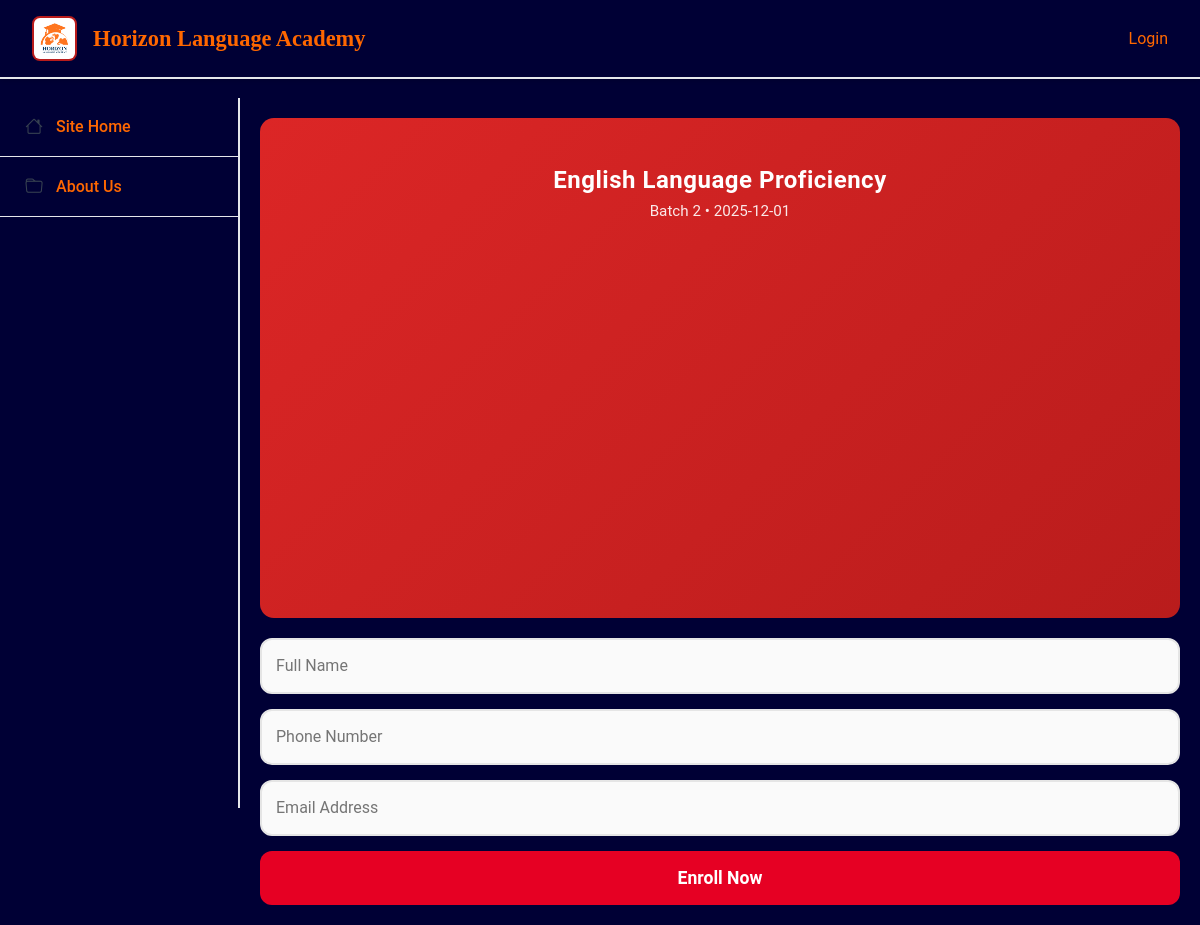
/enroll_now.php?batch_id=B004, run on an earlier commit of the app's database.
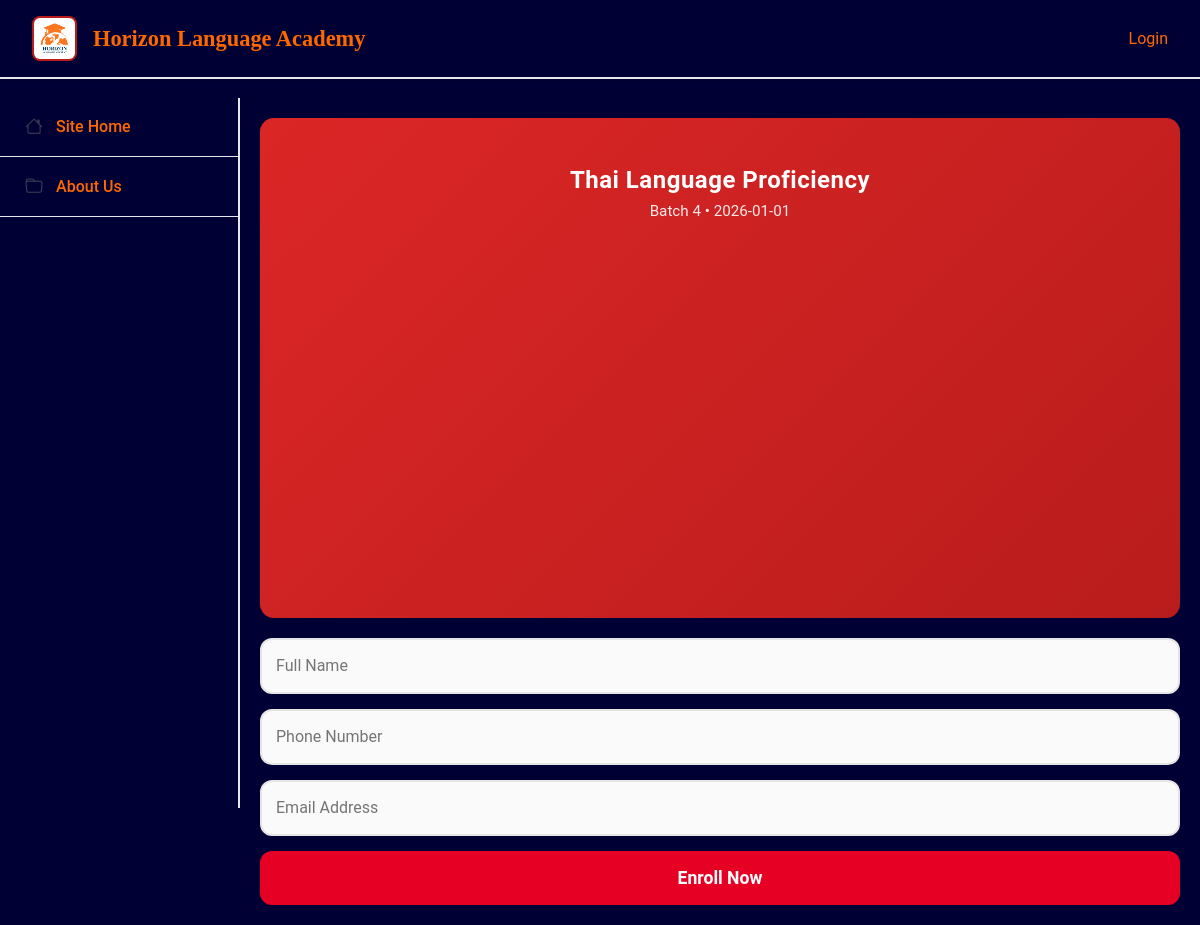
And on a later commit of the database.
### tables this page shows
CREATE TABLE batch (
  batch_id    VARCHAR(50) PRIMARY KEY,
  batch_no    VARCHAR(50),
  start_date  DATE,
  end_date    DATE,
  course_id   VARCHAR(50)
);

CREATE TABLE course (
  course_id   VARCHAR(50) PRIMARY KEY,
  course_name VARCHAR(100) NOT NULL,
  course_fees DECIMAL(10,2)
);

### enroll_now.php (the view, shortened to what this page needs)
<?php
$batch_id = $_GET['batch_id'];
$pdo = db();
$sql = "
SELECT
    b.batch_id,
    b.batch_no,
    b.start_date,
    b.end_date,
    c.course_name
FROM batch AS b
INNER JOIN course AS c
    ON b.course_id = c.course_id
WHERE b.batch_id = '$batch_id'
;
";
$stmt = $pdo->prepare($sql);
$stmt->execute();
$course = $stmt->fetchAll(PDO::FETCH_ASSOC);
?>
<!DOCTYPE html>
<html lang="en">
<head>
    <link href="https://cdn.jsdelivr.net/npm/bootstrap@5.3.7/dist/css/bootstrap.min.css" rel="stylesheet">
    <link rel="stylesheet" href="https://cdn.jsdelivr.net/npm/bootstrap-icons@1.13.1/font/bootstrap-icons.min.css">
    <link rel="stylesheet" href="static/style.css">
</head>
<body>
    <?php include 'header.php'; ?>
    <div class="row g-0">
        <?php include 'sidebar.php'; ?>
        <div class="col-lg-10 col-md-9 col-8 main-content">
            <div class="welcome-banner">
                <h2 class="program-title"><?php echo $course[0]['course_name'] ?></h2>
                <p class="program-details">
                    Batch <?php echo $course[0]['batch_no'] ?> • <?php echo $course[0]['start_date'] ?>
                </p>
            </div>
            <form class="enroll-form" method="POST">
                <div class="input-group">
                    <input type="text" name="fullName" placeholder="Full Name" required>
                </div>
                <div class="input-group">
                    <input type="text" name="phoneNumber" placeholder="Phone Number" required>
                </div>
                <div class="input-group">
                    <input type="email" name="email" placeholder="Email Address" required>
                </div>
                <button type="submit" class="enroll-btn">Enroll Now</button>
            </form>
        </div>
    </div>
</body>
</html>

### header.php
<div class="top-header">
    <div class="d-flex justify-content-between align-items-center">
        <div class="logo-section">
            <div class="logo-box">
                <img src="static/logo.png" alt="Horzon Logo">
            </div>
            <span class="brand-title">Horizon Language Academy</span>
        </div>
        <?php if ($_SESSION['logged_in']): ?>
            <div class="header-icons">
                <p class="icon-btn"><?php echo $_SESSION['user_name']?></p>
                <p class="icon-btn"><?php echo $_SESSION['role']?></p>
                <form method="post" action="logout.php" style="display: inline;">
                    <button type="submit" class="icon-btn">Logout</button>
                </form>
            </div>
        <?php else: ?>
            <div class="header-icons">
                <a href="login.php">Login</a>
            </div>
        <?php endif; ?>
    </div>
</div>

### sidebar.php (shortened to what this page needs)
<div class="col-lg-2 col-md-3 col-4 main-sidebar">
            <div class="sidebar-item" data-page="index.php">
                <i class="bi bi-house"></i>
                <a href="index.php">Site Home</a>
            </div>
            <div class="sidebar-item" data-page="aboutus.php">
                    <i class="bi bi-folder"></i>
                    <a href="aboutus.php">About Us</a>
            </div>
</div>

### static/style.css (style rules this page uses)
:root { --primary-red: #dc2626; --dark-gray: #374151; --light-gray: #6B7280; --border-gray: #e5e7eb; --blue-accent: #3b82f6; --navy-blue: #000035; --light-orange: #ff6700; }
body { align-items: center; background-color: var(--navy-blue); color: #333; font-family: -apple-system, Arial, BlinkMacSystemFont, Geneva, 'Helvetica Neue'; font-family: Roboto, sans-serif, 'Segoe UI', Tahoma, Verdana; justify-content: center; margin: 0; padding-top: 90px; }
a { color: var(--light-orange); text-decoration: none; }
.main-content { background-color: var(--navy-blue); margin-left: 240px; margin-top: 1vh; width: calc(100% - 240px); padding: 20px; min-height: calc(100vh - 90px); }

### static/enrollment.css (style rules this page uses)
.welcome-banner { background: #e60023; color: #fff; padding: 18px 20px; border-radius: 14px; text-align: center; margin-bottom: 20px; }
.welcome-banner .program-title { margin: 0; font-size: 1.5rem; font-weight: 700; letter-spacing: 0.5px; }
.welcome-banner .program-details { margin: 5px 0 0; font-size: 0.95rem; opacity: 0.9; }
.enroll-form { display: flex; flex-direction: column; gap: 15px; }
.input-group { width: 100%; }
.input-group input { width: 100%; padding: 14px; border: 2px solid #e5e5e5; border-radius: 12px; font-size: 1rem; background: #fafafa; transition: all 0.25s ease; }
.enroll-btn { width: 100%; padding: 14px; background: #e60023; color: #fff; border: none; border-radius: 12px; font-size: 1.1rem; font-weight: 600; cursor: pointer; transition: 0.25s ease; }

### static/header.css (style rules this page uses)
.top-header { background-color: var(--navy-blue); border-bottom: 2px solid var(--border-gray); padding: 1rem 2rem; box-shadow: 0 2px 4px rgba(0, 0, 0, 0.1); position: fixed; top: 0; left: 0; width: 100%; z-index: 9999; color: var(--light-orange); }
.logo-section { display: flex; align-items: center; gap: 1rem; }
.logo-box { width: 45px; height: 45px; background-color: var(--primary-red); border-radius: 8px; overflow: hidden; display: flex; align-items: center; justify-content: center; color: white; font-weight: bold; font-size: 1.5rem; border: 2px solid #b91c1c; }
.logo-box img { width: 100%; height: 100%; object-fit: cover; }
.brand-title { font-size: 1.4rem; font-weight: 700; font-family: "Trebuchet MS"; }
.header-icons { display: flex; gap: 0.5rem; }

### static/index.css (style rules this page uses)
.welcome-banner { background: linear-gradient(135deg, var(--primary-red) 0%, #b91c1c 100%); color: white; padding: 3rem 2rem; position: relative; overflow: hidden; background-size: cover; background-position: center; background-repeat: no-repeat; min-height: 500px; }

### static/sidebar.css (style rules this page uses)
.main-sidebar { background-color: var(--navy-blue); border-right: 2px solid var(--border-gray); position: fixed; left: 0; width: 240px; height: calc(100vh - 90px); overflow-y: auto; margin-top: 1vh; z-index: 99999; }
.sidebar-item { padding: 1rem 1.5rem; border-bottom: 1px solid var(--border-gray); display: flex; align-items: center; gap: 0.75rem; cursor: pointer; transition: all 0.3s ease; color: var(--dark-gray); font-weight: 500; }
.sidebar-item i { width: 20px; text-align: center; font-size: 1.1rem; }

What changed in the data, as far as the page shows it:
changed batch: course.course_name "English Language Proficiency" → "Thai Language Proficiency"; batch_no "2" → "4"; start_date "2025-12-01" → "2026-01-01"
